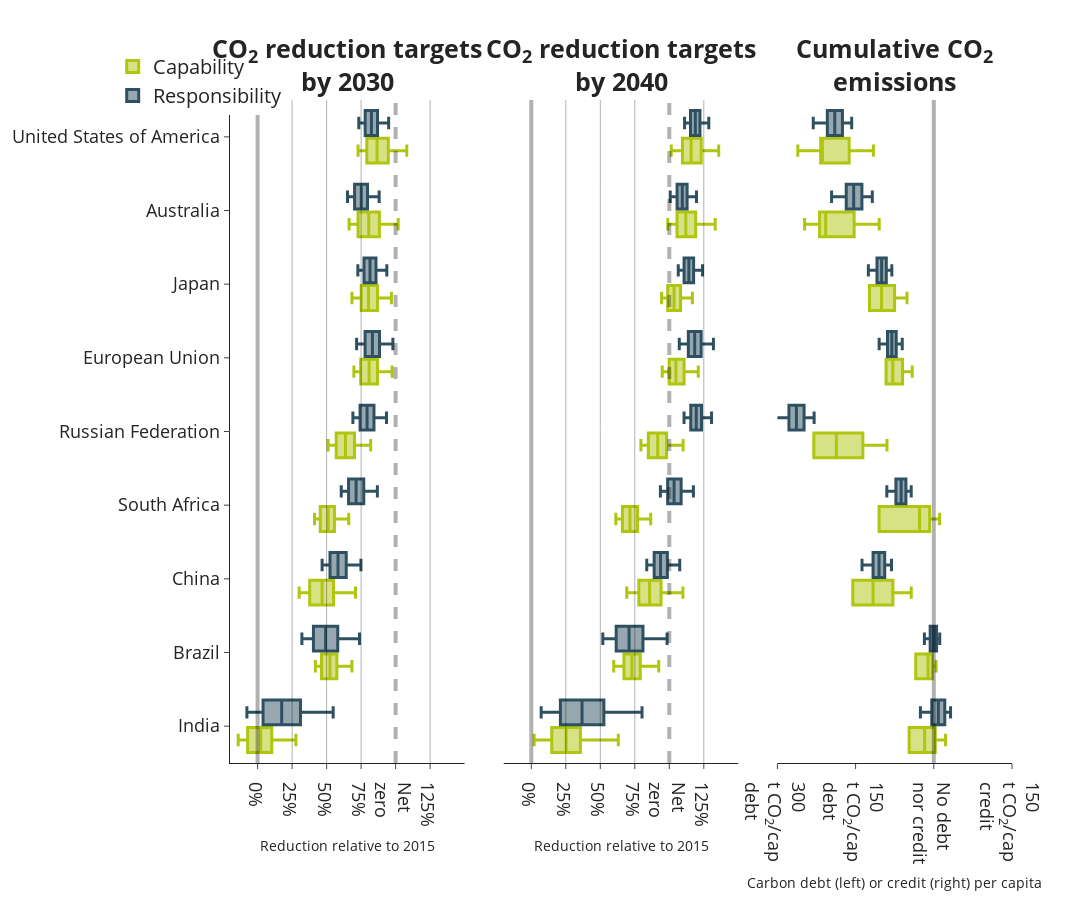

This figure's notebook cell:
### Markdown cell above
## Plot

### Code cell
fig = make_subplots(rows=1, cols=3,
                    specs=[[{}, {}, {}]],
                    subplot_titles=("<b>CO<sub>2</sub> reduction targets<br>by 2030", "<b>CO<sub>2</sub> reduction targets<br>by 2040", "<b>Cumulative CO<sub>2</sub><br>emissions"),
                    horizontal_spacing = 0.05, vertical_spacing=0.05, shared_xaxes=False, shared_yaxes=True)

col1 = "#afc50f"#"rgba(255, 65, 54, 1)"
col2 = '#2e5061'#'rgba(61, 153, 112, 1)'

#fig.add_trace(go.Box(x=vals_2030_pcc, y=regs_pcc, name = 'Equality', boxpoints=False, offsetgroup='A', marker_color='rgba(61, 153, 112, 1)', line_width=1), 1, 1)
fig.add_trace(go.Box(x=vals_2030_ap, y=regs_ap,name = 'Capability',boxpoints=False, offsetgroup='B', marker_color=col1, line_width=3), 1, 1)
fig.add_trace(go.Box(x=vals_2030_ecpc, y=regs_ecpc, name = 'Responsibility',boxpoints=False, offsetgroup='C', marker_color=col2, line_width=3), 1, 1) #rgba(255, 133, 27,1)

#fig.add_trace(go.Box(x=vals_2040_pcc, y=regs_pcc, offsetgroup='A', showlegend=False, boxpoints=False, marker_color='rgba(61, 153, 112, 1)', line_width=1), 1, 2)
fig.add_trace(go.Box(x=vals_2040_ap, y=regs_ap, offsetgroup='B', showlegend=False, boxpoints=False, marker_color=col1, line_width=3), 1, 2)
fig.add_trace(go.Box(x=vals_2040_ecpc, y=regs_ecpc, offsetgroup='C', showlegend=False, boxpoints=False,  marker_color=col2, line_width=3), 1, 2)

fig.add_vline(x=0.25, line_width=1, line_dash="solid", line_color="black")
fig.add_vline(x=0.5, line_width=1, line_dash="solid", line_color="black")
fig.add_vline(x=0.75, line_width=1, line_dash="solid", line_color="black")
fig.add_vline(x=1.25, line_width=1, line_dash="solid", line_color="black")
fig.add_vline(x=1, line_width=4, line_dash="dash", line_color="black")

#fig.add_trace(go.Box(x=debt_pcc, y=regs_pcc, offsetgroup='A', showlegend=False, boxpoints=False, marker_color='rgba(61, 153, 112, 1)', line_width=1), 1, 3)
fig.add_trace(go.Box(x=debt_ap, y=regs_ap, offsetgroup='B', showlegend=False, boxpoints=False, marker_color=col1, line_width=3), 1, 3)
fig.add_trace(go.Box(x=debt_ecpc, y=regs_ecpc, offsetgroup='C', showlegend=False, boxpoints=False,  marker_color=col2, line_width=3), 1, 3)
fig.add_vline(x=0, line_width=4, line_dash="solid", line_color="black")

fig.update_layout(
    boxmode='group', # group together boxes of the different traces for each value of x
      boxgap=0.25,       # Space between different categories (days)
    boxgroupgap=0.1,
        yaxis=dict(tickfont=dict(size=18)),   # Increase tick font size for first subplot
        yaxis2=dict(tickfont=dict(size=18), showline=False, ticks=''),
        yaxis3=dict(tickfont=dict(size=18), showline=False, ticks=''),
        xaxis=dict(tickfont=dict(size=18)),   # Increase tick font size for first subplot
        xaxis2=dict(tickfont=dict(size=18)),
        xaxis3=dict(tickfont=dict(size=18))
)

for i in range(3):
  fig.update_xaxes(
      tickvals=[[0, 0.25, 0.5, 0.75, 1.0, 1.25], [0, 0.25, 0.5, 0.75, 1.0, 1.25], [-300, -150, 0, 150]][i],  # Custom tick positions
      ticktext=[['0%', '25%', '50%', '75%', 'Net<br>zero', '125%'], ['0%', '25%', '50%', '75%', 'Net<br>zero', '125%'], ['300<br>t CO<sub>2</sub>/cap<br>debt', '150<br>t CO<sub>2</sub>/cap<br>debt', 'No debt<br>nor credit', '150<br>t CO<sub>2</sub>/cap<br>credit']][i],  # Custom tick labels
      row=1, col=1+i,
      range=[[-0.2, 1.5], [-0.2, 1.5], [-300, 150]][i],
      title_text = ["Reduction relative to 2015", "Reduction relative to 2015", "Carbon debt (left) or credit (right) per capita"][i],
  )

fig.update_traces(orientation='h')
for annotation in fig['layout']['annotations']:
    annotation['font'] = dict(size=25)
fig.update_layout(height=900, width=1600, template='simple_white',
                  legend=dict(
                     x=-0.15, y=1.08,
        font=dict(size=20)
    ))
fig.write_image(path_figs / "Figure_2.svg", scale=4)
fig.show()

### Figure 1 — Plotly figure (JSON) as saved in the notebook; plotly's stock layout.template omitted (floating-point values rounded to 4 significant figures; data arrays with more than 128 entries replaced by an {"elided": "..."} marker saying what was removed)
{"data": [{"boxpoints": false, "line": {"width": 3}, "marker": {"color": "#afc50f"}, "name": "Capability", "offsetgroup": "B", "orientation": "h", "type": "box", "x": {"elided": "270 float values"}, "xaxis": "x", "y": {"elided": "270 str values"}, "yaxis": "y"}, {"boxpoints": false, "line": {"width": 3}, "marker": {"color": "#2e5061"}, "name": "Responsibility", "offsetgroup": "C", "orientation": "h", "type": "box", "x": {"elided": "270 float values"}, "xaxis": "x", "y": {"elided": "270 str values"}, "yaxis": "y"}, {"boxpoints": false, "line": {"width": 3}, "marker": {"color": "#afc50f"}, "offsetgroup": "B", "orientation": "h", "showlegend": false, "type": "box", "x": {"elided": "270 float values"}, "xaxis": "x2", "y": {"elided": "270 str values"}, "yaxis": "y2"}, {"boxpoints": false, "line": {"width": 3}, "marker": {"color": "#2e5061"}, "offsetgroup": "C", "orientation": "h", "showlegend": false, "type": "box", "x": {"elided": "270 float values"}, "xaxis": "x2", "y": {"elided": "270 str values"}, "yaxis": "y2"}, {"boxpoints": false, "line": {"width": 3}, "marker": {"color": "#afc50f"}, "offsetgroup": "B", "orientation": "h", "showlegend": false, "type": "box", "x": {"elided": "270 float values"}, "xaxis": "x3", "y": {"elided": "270 str values"}, "yaxis": "y3"}, {"boxpoints": false, "line": {"width": 3}, "marker": {"color": "#2e5061"}, "offsetgroup": "C", "orientation": "h", "showlegend": false, "type": "box", "x": {"elided": "270 float values"}, "xaxis": "x3", "y": {"elided": "270 str values"}, "yaxis": "y3"}], "layout": {"annotations": [{"font": {"size": 25}, "showarrow": false, "text": "<b>CO<sub>2</sub> reduction targets<br>by 2030", "x": 0.15, "xanchor": "center", "xref": "paper", "y": 1, "yanchor": "bottom", "yref": "paper"}, {"font": {"size": 25}, "showarrow": false, "text": "<b>CO<sub>2</sub> reduction targets<br>by 2040", "x": 0.5, "xanchor": "center", "xref": "paper", "y": 1, "yanchor": "bottom", "yref": "paper"}, {"font": {"size": 25}, "showarrow": false, "text": "<b>Cumulative CO<sub>2</sub><br>emissions", "x": 0.85, "xanchor": "center", "xref": "paper", "y": 1, "yanchor": "bottom", "yref": "paper"}], "boxgap": 0.25, "boxgroupgap": 0.1, "boxmode": "group", "height": 900, "legend": {"font": {"size": 20}, "x": -0.15, "y": 1.08}, "shapes": [{"line": {"color": "black", "dash": "solid", "width": 1}, "type": "line", "x0": 0.25, "x1": 0.25, "xref": "x", "y0": 0, "y1": 1, "yref": "y domain"}, {"line": {"color": "black", "dash": "solid", "width": 1}, "type": "line", "x0": 0.25, "x1": 0.25, "xref": "x2", "y0": 0, "y1": 1, "yref": "y2 domain"}, {"line": {"color": "black", "dash": "solid", "width": 1}, "type": "line", "x0": 0.5, "x1": 0.5, "xref": "x", "y0": 0, "y1": 1, "yref": "y domain"}, {"line": {"color": "black", "dash": "solid", "width": 1}, "type": "line", "x0": 0.5, "x1": 0.5, "xref": "x2", "y0": 0, "y1": 1, "yref": "y2 domain"}, {"line": {"color": "black", "dash": "solid", "width": 1}, "type": "line", "x0": 0.75, "x1": 0.75, "xref": "x", "y0": 0, "y1": 1, "yref": "y domain"}, {"line": {"color": "black", "dash": "solid", "width": 1}, "type": "line", "x0": 0.75, "x1": 0.75, "xref": "x2", "y0": 0, "y1": 1, "yref": "y2 domain"}, {"line": {"color": "black", "dash": "solid", "width": 1}, "type": "line", "x0": 1.25, "x1": 1.25, "xref": "x", "y0": 0, "y1": 1, "yref": "y domain"}, {"line": {"color": "black", "dash": "solid", "width": 1}, "type": "line", "x0": 1.25, "x1": 1.25, "xref": "x2", "y0": 0, "y1": 1, "yref": "y2 domain"}, {"line": {"color": "black", "dash": "dash", "width": 4}, "type": "line", "x0": 1, "x1": 1, "xref": "x", "y0": 0, "y1": 1, "yref": "y domain"}, {"line": {"color": "black", "dash": "dash", "width": 4}, "type": "line", "x0": 1, "x1": 1, "xref": "x2", "y0": 0, "y1": 1, "yref": "y2 domain"}, {"line": {"color": "black", "dash": "solid", "width": 4}, "type": "line", "x0": 0, "x1": 0, "xref": "x", "y0": 0, "y1": 1, "yref": "y domain"}, {"line": {"color": "black", "dash": "solid", "width": 4}, "type": "line", "x0": 0, "x1": 0, "xref": "x2", "y0": 0, "y1": 1, "yref": "y2 domain"}, {"line": {"color": "black", "dash": "solid", "width": 4}, "type": "line", "x0": 0, "x1": 0, "xref": "x3", "y0": 0, "y1": 1, "yref": "y3 domain"}], "width": 1600, "xaxis": {"anchor": "y", "domain": [0, 0.3], "range": [-0.2, 1.5], "tickfont": {"size": 18}, "ticktext": ["0%", "25%", "50%", "75%", "Net<br>zero", "125%"], "tickvals": [0, 0.25, 0.5, 0.75, 1, 1.25], "title": {"text": "Reduction relative to 2015"}}, "xaxis2": {"anchor": "y2", "domain": [0.35, 0.65], "range": [-0.2, 1.5], "tickfont": {"size": 18}, "ticktext": ["0%", "25%", "50%", "75%", "Net<br>zero", "125%"], "tickvals": [0, 0.25, 0.5, 0.75, 1, 1.25], "title": {"text": "Reduction relative to 2015"}}, "xaxis3": {"anchor": "y3", "domain": [0.7, 1], "range": [-300, 150], "tickfont": {"size": 18}, "ticktext": ["300<br>t CO<sub>2</sub>/cap<br>debt", "150<br>t CO<sub>2</sub>/cap<br>debt", "No debt<br>nor credit", "150<br>t CO<sub>2</sub>/cap<br>credit"], "tickvals": [-300, -150, 0, 150], "title": {"text": "Carbon debt (left) or credit (right) per capita"}}, "yaxis": {"anchor": "x", "domain": [0, 1], "tickfont": {"size": 18}}, "yaxis2": {"anchor": "x2", "domain": [0, 1], "matches": "y", "showline": false, "showticklabels": false, "tickfont": {"size": 18}, "ticks": ""}, "yaxis3": {"anchor": "x3", "domain": [0, 1], "matches": "y", "showline": false, "showticklabels": false, "tickfont": {"size": 18}, "ticks": ""}}}
